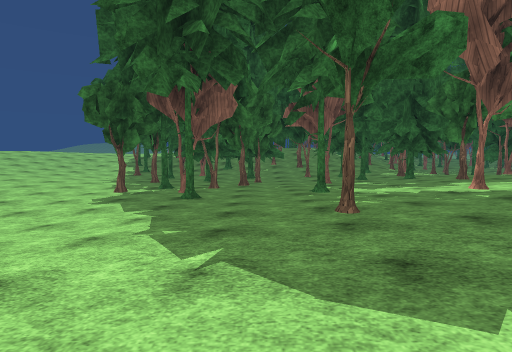
[1] (above)

24 first-person views from a walk through a scene from a Unity 3-D project. The camera is 1.4 m above the floor, tilts 4° down and sees 75° across. The floor is counted in squares, 2 m on a side. Each view is taken from the middle of a square. On the plan, view 1 faces up. The plan holds only what a view shows up to about 10 squares ahead; the rest is blank. The place goes on beyond the plan. The player is left out. Surface patterns are stand-ins for the level's own textures.

[2]
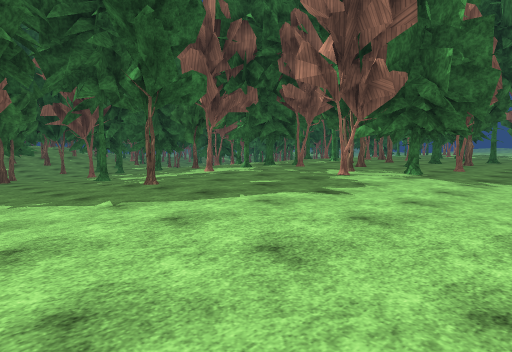

[3]
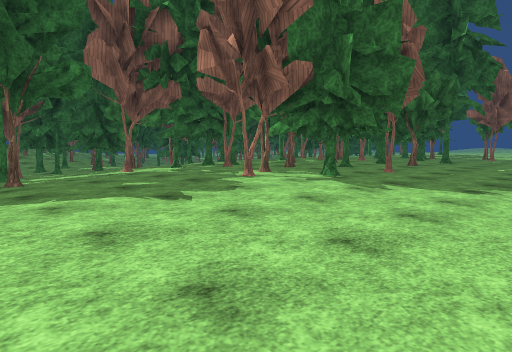

[4]
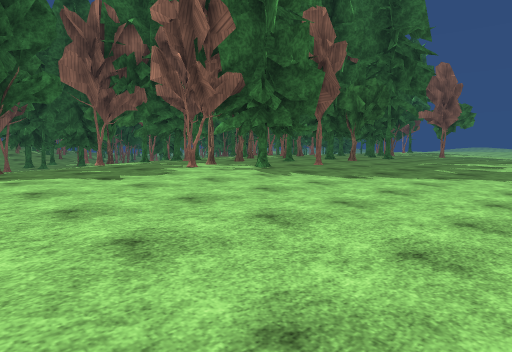

[5]
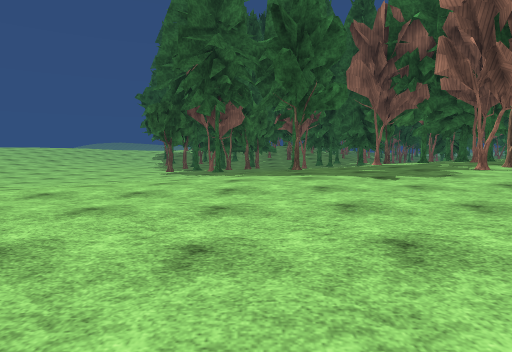

[6]
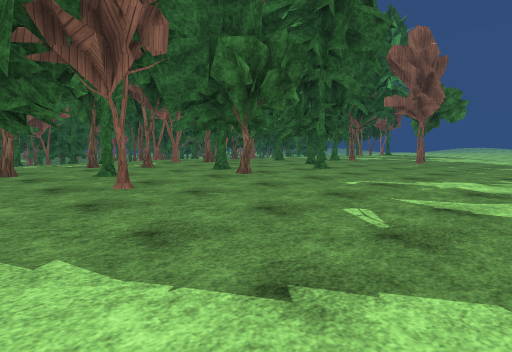

[7]
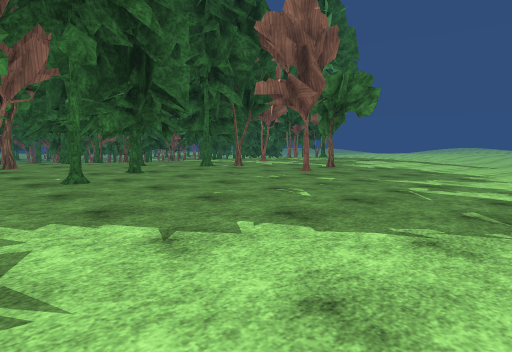

[8]
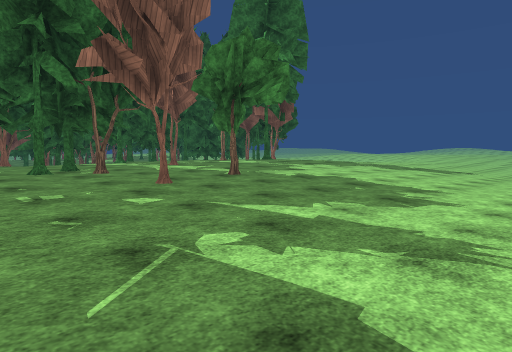

[9]
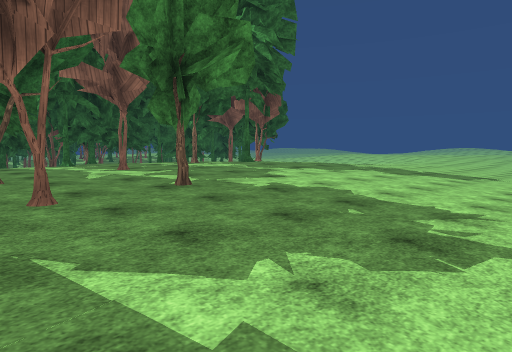

[10]
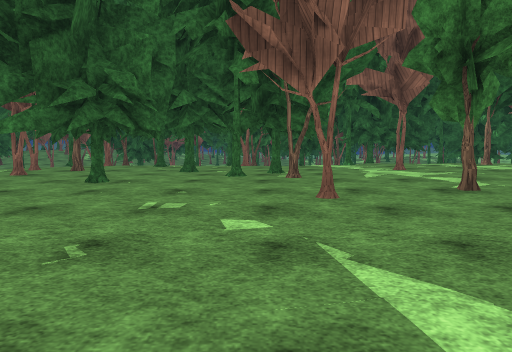

[11]
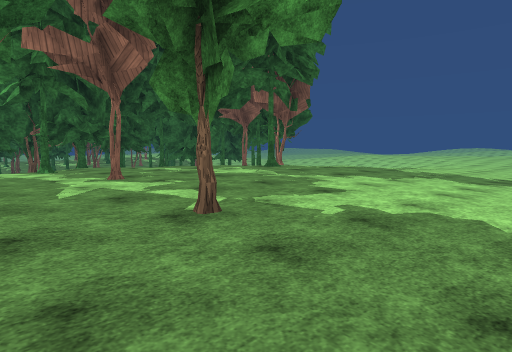

[12]
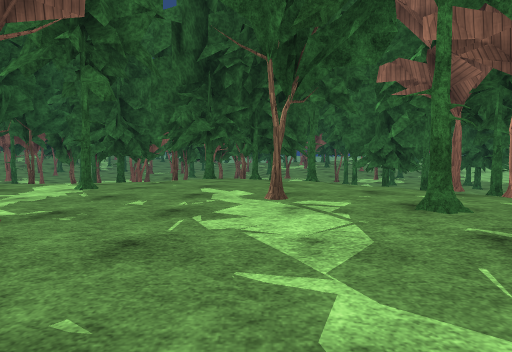

[13]
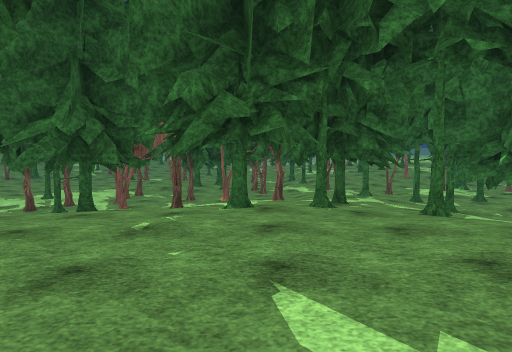

[14]
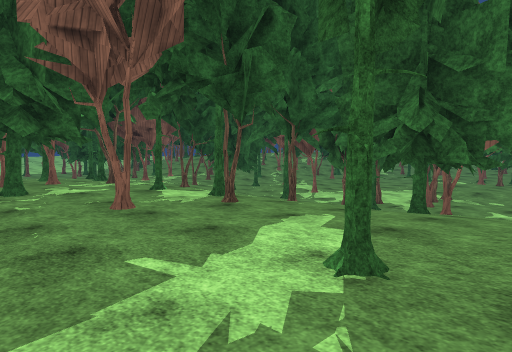

[15]
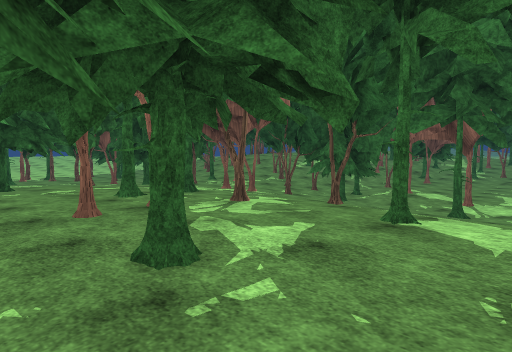

[16]
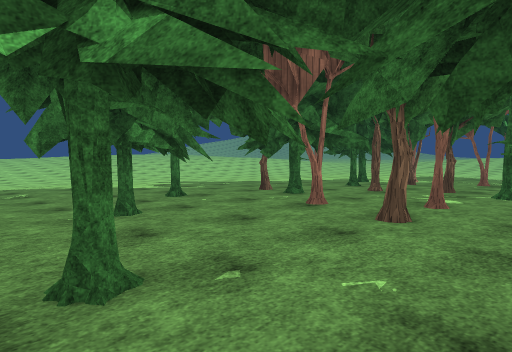

[17]
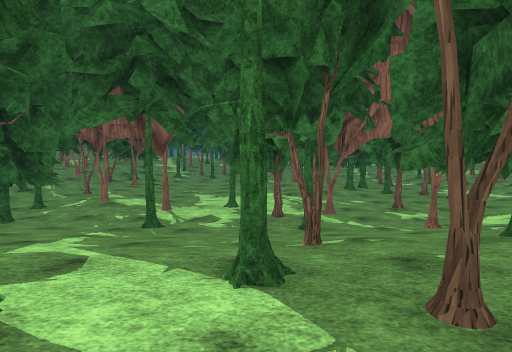

[18]
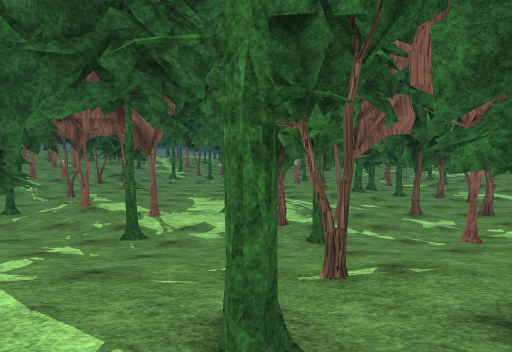

[19]
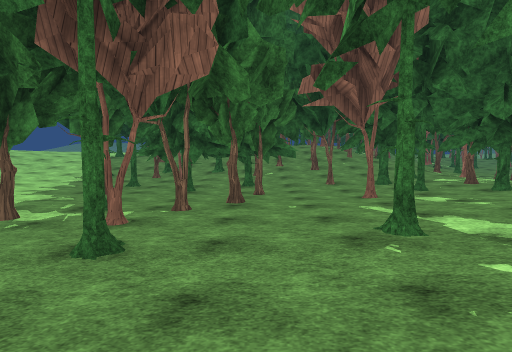

[20]
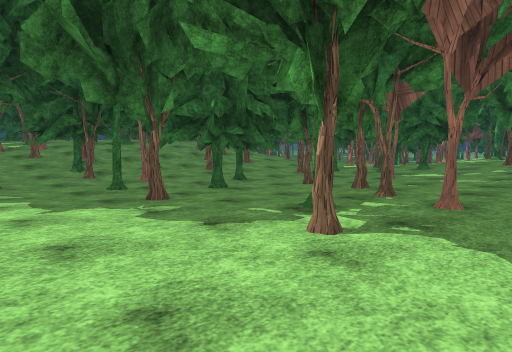

[21]
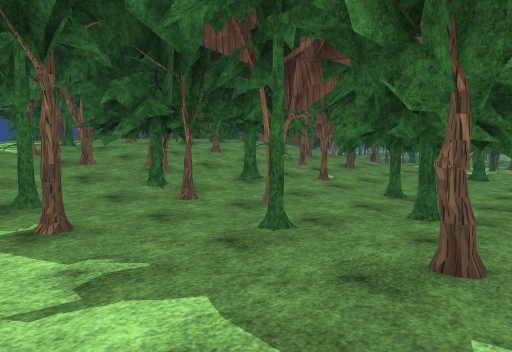

[22]
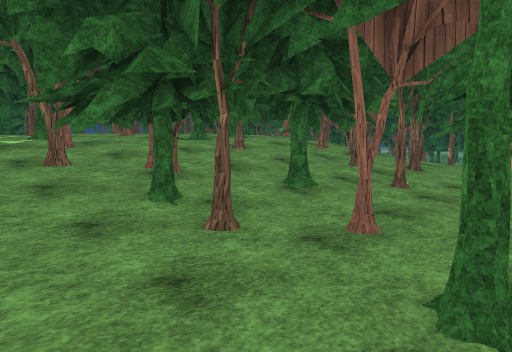

[23]
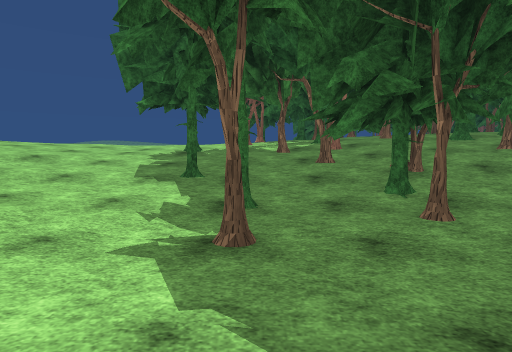

[24]
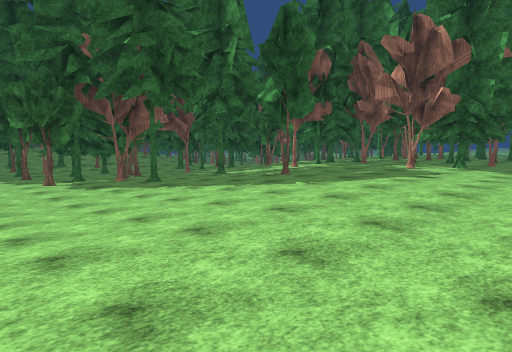

### Floor plan
Key: @ floor where view 1 was taken; # wall or solid block; x gap in a wall; . main floor; : floor 0.25 m higher than the main floor; - floor 0.25 m lower than the main floor; + floor 0.5 m higher than the main floor; _ floor 0.5 m lower than the main floor; < floor 0.75 m lower than the main floor; * floor 1 m higher than the main floor; ( floor 1 m lower than the main floor; % floor 1.25 m higher than the main floor; ! floor 1.25 m lower than the main floor; ? floor 1.5 m lower than the main floor; / step, stairs or slope; T tree; O other object.
Columns run from 6 left of view 1 to 29 right of it. Each row starts with its distance up from view 1.
 25    #
 24    #
 23    *OO
 22  ***%O
 21  T/T/  ##
 20 #O/#O ##
 19  /TT/###
 18 //T/ T/////    /O!!??? O//??O?
 17 #/#T##/TT/T    !!!//?!!?O????/
 16 //#####T////   !//T/!!!?T?TT?/
 15 /((T ## T///    #///T!?TT???/ (#/#!#
 14 (T((T###  #<O   ##/???T???//  <(/!!
 13 ((!#(##(T##(<    #//#!!#/T/T/T////!
 12 ((T!##!(((#T    ///////////   ///#?
 11 ((((!#T(((##   T///////####T ##/##
 10 ((((((T(T( #   --//T///T##/####//x
  9 (((T(T((((<T_- -#/../.#....##.///x
  8 (( (T((((</_--....T....T...::::/ T/
  7 (!(((#(#<//_ #....T#:#.T..#::::// O
  6  !!((((</_T- #....T##...:::::::::
  5 !!!(/(</__--.#x#.TT.##.  ::::T++T
  4 !!!((<<T_---T..T....##.##.T#:::#+
  3 !(((//___---.T..T#T.##.##..::::::
  2 ((((<<___--TT#..######..T......:/:.
  1 (((<<_____- ##-.T..##.....T....////.
  0 <<<<<_@___-- -T--.......T....../////
 -1 <<<<<<________-------..-----.//////
 -2 <<<<<<<<<_______-------------//////
 -3     <<<<<<<<______---------__/////
 -4      ((((<<<<<<____-----____////
 -5       (((((      _________

Where each view was taken, in squares from view 1:
view 1: 0 up, 0 right, facing up
view 2: 2 down, 2 left, facing up-right
view 3: 3 down, 0 right, facing up-right
view 4: 5 down, 0 right, facing up-right
view 5: 5 down, 0 right, facing up
view 6: 4 down, 6 right, facing up-right
view 7: 5 down, 11 right, facing up-right
view 8: 5 down, 15 right, facing up-right
view 9: 4 down, 17 right, facing up-right
view 10: 4 down, 17 right, facing up
view 11: 2 down, 18 right, facing up-right
view 12: 1 up, 23 right, facing up
view 13: 5 up, 22 right, facing up
view 14: 5 up, 21 right, facing up-left
view 15: 5 up, 16 right, facing up-left
view 16: 6 up, 16 right, facing down-left
view 17: 7 up, 16 right, facing up
view 18: 8 up, 16 right, facing up
view 19: 4 up, 0 right, facing up
view 20: 7 up, 6 left, facing up-right
view 21: 11 up, 6 left, facing up-right
view 22: 13 up, 5 left, facing up-right
view 23: 12 up, 5 left, facing up
view 24: 2 down, 6 left, facing up-right
